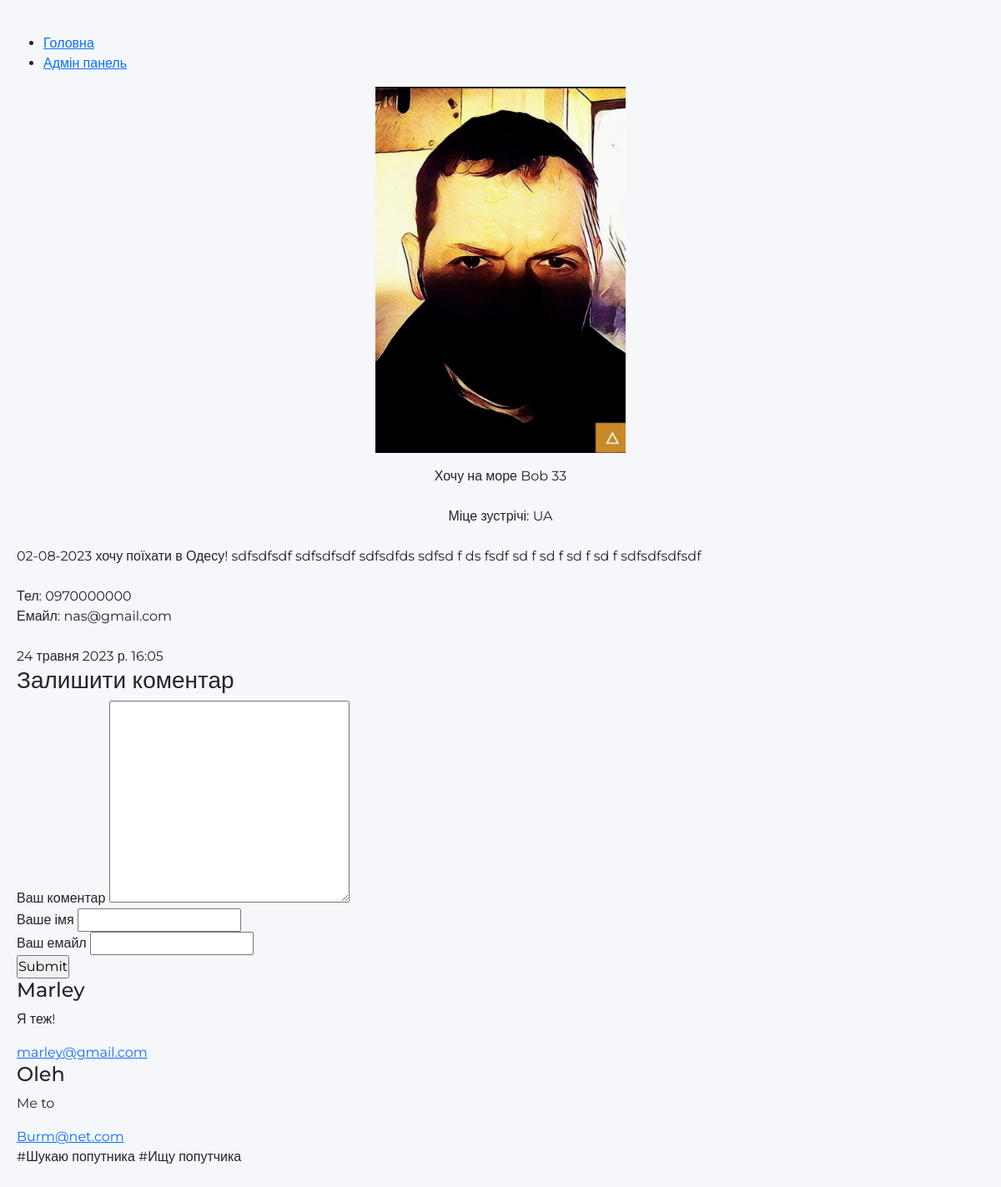
The page /1 (signed in) on the database its author committed.
### journey/models.py (models this page shows, shortened)
class Post(models.Model):
    autor = models.CharField('Автор: ', max_length=50)
    age = models.CharField('Вік: ', max_length=2)
    sex = models.CharField('Стать:', max_length=1, choices=GENDER_CHOICES)
    image = models.ImageField('Світлина: ', upload_to='image/%Y', blank=True, null=True)
    title = models.CharField('Заголовок: ', max_length=150)
    place = models.CharField('Місце подорожі: ', max_length=150, choices=COUNTRY_CHOICES, blank=True, null=True)
    description = models.TextField('Опис: ', max_length=2000)
    phone = models.CharField('Тел: ', max_length=20, validators=[validate_integer])
    mail = models.EmailField('Емайл:', max_length=20, validators=[validate_email])
    date = models.DateTimeField('Дата публікації:', auto_now_add=True)
    class Meta:
        verbose_name = 'Запиc'
        verbose_name_plural = 'Записи'

class Comments(models.Model):
    email = models.EmailField()
    name = models.CharField('Автор:',max_length=50)
    text_comments = models.TextField('Текст коменту:', max_length=500)
    post = models.ForeignKey(Post, verbose_name='Публікація', on_delete=models.CASCADE)
    class Meta:
        verbose_name = 'Коментар'
        verbose_name_plural = 'Коментарі'

### journey/views.py (the view)
# urls.py: path('<int:pk>', views.PostViewDetail.as_view()),#, name='detail'),
class PostViewDetail(View):
    def get(self, request, pk):
        post = Post.objects.get(id=pk)
        return render(request, 'journey/detail.html', {'post': post})

### journey/templates/journey/detail.html (shortened to what this page needs)
{% extends 'journey/base.html' %}
{% load static %}
{% block content %}
<div>
    <div class="image">
        <p align="center">
            <img src="{{ post.image.url }}" width="300px"/>
        </p>
    </div>
    <div align="center">
        <span>{{post.title}}  {{post.autor}}  {{post.age}}</span>
    </div>
    <div align="center">
        <br>
        Міце зустрічі: {{post.place}}
    </div>
    <div>
        <br>
        {{post.description}}
    </div>
    <div>
        <br>
        Тел: {{post.phone}}
        <br>
        Емайл: {{post.mail}}
    </div>
    <div>
        <br>
        {{post.date}}
        <br>
    </div>
</div>
<div class="form-comment">
    <h3>Залишити коментар</h3>
    <div>
        <form action="{% url 'add_comments' post.id %}" method="post">
            <div>
                <label>Ваш коментар</label>
                <textarea name="text_comments" id="" cols="30" rows="10"></textarea>
            </div>
            <div>
                <label>Ваше імя</label>
                <input type="text" name="name">
            </div>
            <div>
                <label>Ваш емайл</label>
                <input type="email" name="email">
            </div>
            <div>
                <input type="submit">
            </div>
        </form>
    </div>
</div>
<div>
    {% for comment in post.comments_set.all %}
    <div class="view-comment">
        <h4>{{ comment.name }}</h4>
        <p>
            {{ comment.text_comments }}
        </p>
        <div> <a class="color" e href="mailto:{{ comment.email }}">{{ comment.email }}</a>
        </div>
    </div>
    {% endfor %}
</div>
{% endblock %}

### journey/static/css/style.css (style rules this page uses)
* { padding: 0; margin: 0; box-sizing: border-box; }
body { background-color: #f5f7fa ; font-family: 'Montserrat', sans-serif; padding-top: 40px; padding-bottom: 40px; padding-left: 20px; padding-right: 20px; }

### rows shown on the page
Post: image (picture), title "Хочу на море", autor "Bob", age "33", place "UA", description "02-08-2023 хочу поїхати в Одесу! sdfsdfsdf sdfsdfsdf sdfsdfds sdfsd f ds fsdf sd f sd f sd f sd f sdfsdfsdfsdf", phone "0970000000", mail "nas@gmail.com", date "24 травня 2023 р. 16:05"
Comments: name "Marley", text_comments "Я теж!", email "marley@gmail.com"
Comments: name "Oleh", text_comments "Me to", email "Burm@net.com"
